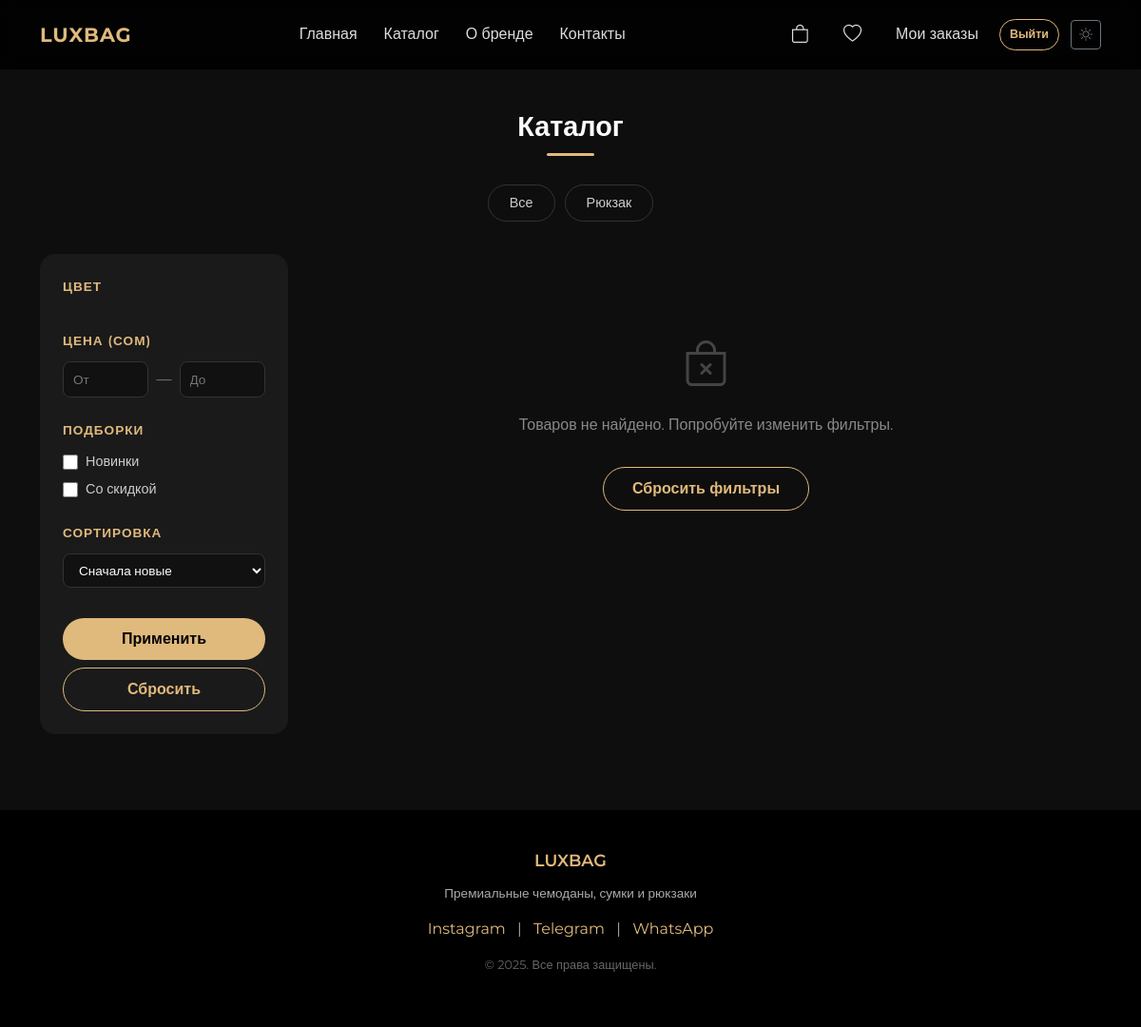
Page /catalog/?category=Suitcase (signed in) on the earlier database version.
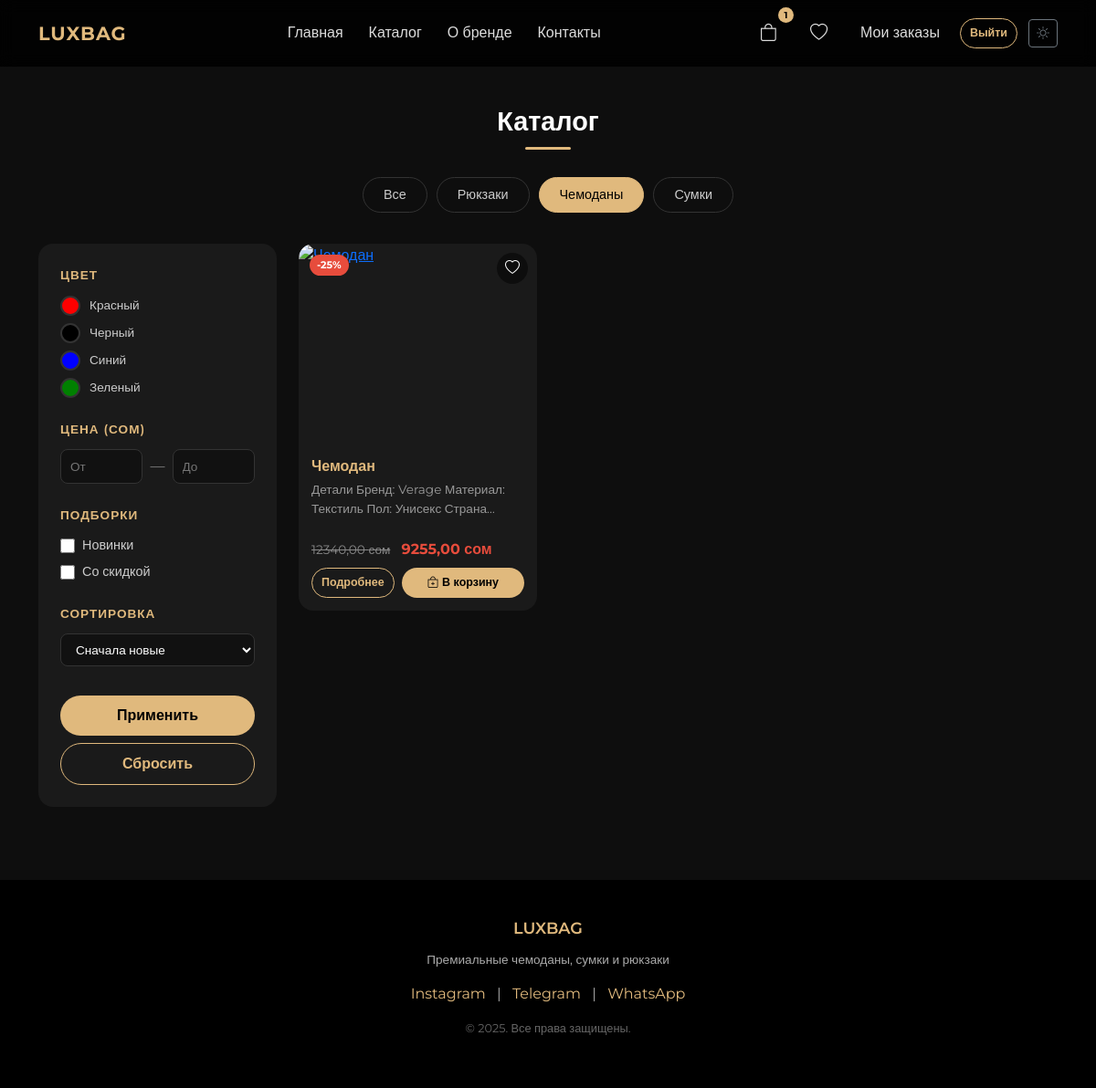
Same page on the later database version.
### main/models.py (models this page shows, shortened)
class Category(models.Model):
    name = models.CharField(max_length=50)
    slug = models.SlugField(unique=True)  # для URL: /catalog/sumki/

class Color(models.Model):
    name = models.CharField(max_length=50)
    hex = models.CharField(max_length=7, help_text="Формат: #RRGGBB")

class Product(models.Model):
    name = models.CharField(max_length=100)
    description = models.TextField()
    price = models.DecimalField(max_digits=10, decimal_places=2)
    discount_percent = models.PositiveIntegerField(default=0)
    colors = models.ManyToManyField(Color, blank=True)
    category = models.ForeignKey(Category, on_delete=models.CASCADE, related_name='products')
    is_new = models.BooleanField(default=False)
    stock = models.PositiveIntegerField(default=0)
    created_at = models.DateTimeField(auto_now_add=True)
    @property
    def discounted_price(self):
        if self.discount_percent:
            discount = Decimal(self.discount_percent) / Decimal(100)
            result = self.price * (Decimal(1) - discount)
            return result.quantize(Decimal('0.01'))
        return self.price
    @property
    def has_discount(self):
        return self.discount_percent > 0

### main/views.py (the view)
# urls.py: path('catalog/', views.catalog, name='catalog'),
def catalog(request):
    products = Product.objects.prefetch_related('images', 'colors').select_related('category')
    category_slug = request.GET.get('category')
    if category_slug:
        products = products.filter(category__slug=category_slug)
    color_ids = request.GET.getlist('color')
    if color_ids:
        products = products.filter(colors__id__in=color_ids).distinct()
    price_min = request.GET.get('price_min')
    price_max = request.GET.get('price_max')
    if price_min:
        products = products.filter(price__gte=price_min)
    if price_max:
        products = products.filter(price__lte=price_max)
    if request.GET.get('is_new'):
        products = products.filter(is_new=True)
    if request.GET.get('on_sale'):
        products = products.filter(discount_percent__gt=0)
    sort = request.GET.get('sort', 'newest')
    if sort == 'price_asc':
        products = products.order_by('price')
    elif sort == 'price_desc':
        products = products.order_by('-price')
    else:
        products = products.order_by('-created_at')
    from django.core.paginator import Paginator
    paginator = Paginator(products, 12)
    page = request.GET.get('page', 1)
    products_page = paginator.get_page(page)
    categories = Category.objects.all()
    colors = Color.objects.all()
    favorite_ids = []
    if request.user.is_authenticated:
        favorite_ids = Favorite.objects.filter(user=request.user).values_list('product_id', flat=True)
        cart_ids = []
        if request.user.is_authenticated:
            try:
                cart_ids = list(request.user.cart.items.values_list('product_id', flat=True))
            except:
                cart_ids = []
        return render(request, 'catalog.html', {
            'products': products_page,
            'categories': categories,
            'colors': colors,
            'favorite_ids': favorite_ids,
            'current_category': category_slug,
            'selected_colors': [int(c) for c in color_ids] if color_ids else [],
            'sort': sort,
            'cart_ids': cart_ids,
        })

### templates/catalog.html (shortened to what this page needs)
{% extends 'base.html' %}
{% load static %}
{% block content %}
<section class="container" style="margin-top: 40px; margin-bottom: 80px;">
    <h2 class="section-title">Каталог</h2>
    <div class="category-tabs">
        <a href="{% url 'catalog' %}"
           class="cat-tab {% if not current_category %}active{% endif %}">
            Все
        </a>
        {% for cat in categories %}
        <a href="?category={{ cat.slug }}{% if request.GET.color %}&color={{ request.GET.color }}{% endif %}"
           class="cat-tab {% if current_category == cat.slug %}active{% endif %}">
            {{ cat.name }}
        </a>
        {% endfor %}
    </div>
    <div class="row g-4 mt-2">
        <div class="col-lg-3">
            <div class="filter-panel">
                <form method="get" id="filter-form">
                    <div class="filter-group">
                        <p class="filter-title">Цвет</p>
                        <div class="color-filter-list">
                            {% for color in colors %}
                            <label class="color-filter-item" title="{{ color.name }}">
                                <span class="color-circle" style="background: {{ color.hex }};"></span>
                                <span class="color-name">{{ color.name }}</span>
                            </label>
                            {% endfor %}
                        </div>
                    </div>
                    <div class="filter-group">
                        <p class="filter-title">Цена (сом)</p>
                        <div class="d-flex gap-2 align-items-center">
                            <input type="number" name="price_min" placeholder="От"
                                   value="{{ request.GET.price_min }}"
                                   class="filter-input">
                            <span style="color:#888;">—</span>
                            <input type="number" name="price_max" placeholder="До"
                                   value="{{ request.GET.price_max }}"
                                   class="filter-input">
                        </div>
                    </div>
                    <div class="filter-group">
                        <p class="filter-title">Подборки</p>
                        <label class="filter-check">
                            <input type="checkbox" name="is_new" value="1"
                                   onchange="document.getElementById('filter-form').submit()">
                            <span>Новинки</span>
                        </label>
                        <label class="filter-check">
                            <input type="checkbox" name="on_sale" value="1"
                                   onchange="document.getElementById('filter-form').submit()">
                            <span>Со скидкой</span>
                        </label>
                    </div>
                    <div class="filter-group">
                        <p class="filter-title">Сортировка</p>
                        <select name="sort" class="filter-select"
                                onchange="document.getElementById('filter-form').submit()">
                            <option value="newest" {% if sort == 'newest' %}selected{% endif %}>Сначала новые</option>
                        </select>
                    </div>
                    <button type="submit" class="btn btn-gold w-100 mt-2">Применить</button>
                    <a href="{% url 'catalog' %}" class="btn btn-outline-gold w-100 mt-2">Сбросить</a>
                </form>
            </div>
        </div>
        <div class="col-lg-9">
            {% if products %}
            <div class="row g-4">
                {% for product in products %}
                <div class="col-md-6 col-xl-4 d-flex">
                    <div class="product-card d-flex flex-column w-100">
                        <a href="{% url 'product_detail' product.pk %}">
                            <div class="card-img-wrapper">
                                {% if product.has_discount %}
                                    <span class="discount-badge">-{{ product.discount_percent }}%</span>
                                {% elif product.is_new %}
                                    <span class="new-badge">Новинка</span>
                                {% endif %}
                                {% if user.is_authenticated %}
                                    <button class="favorite-btn {% if product.pk in favorite_ids %}active{% endif %}"
                                            data-product="{{ product.pk }}"
                                            onclick="event.preventDefault(); toggleFavorite(this)">
                                        <i class="bi bi-heart{% if product.pk in favorite_ids %}-fill{% endif %}"></i>
                                    </button>
                                {% endif %}
                            </div>
                        </a>
                        <div class="card-body d-flex flex-column flex-grow-1">
                            <h5>{{ product.name }}</h5>
                            <p class="product-desc">{{ product.description|truncatechars:70 }}</p>
                            <div class="mt-auto">
                                {% if product.has_discount %}
                                    <div class="mb-2">
                                        <span class="price-old">{{ product.price }} сом</span>
                                        <span class="price-new ms-2">{{ product.discounted_price }} сом</span>
                                    </div>
                                {% else %}
                                    <div class="mb-2">
                                        <span class="price-regular">{{ product.price }} сом</span>
                                    </div>
                                {% endif %}
                                <div class="d-flex gap-2">
                                    <a href="{% url 'product_detail' product.pk %}"
                                       class="btn btn-outline-gold btn-sm">
                                        Подробнее
                                    </a>
                                    {% if user.is_authenticated %}
                                        {% if product.pk in cart_ids %}
                                            <button class="btn btn-danger btn-sm flex-grow-1 cart-btn"
                                                    data-product="{{ product.pk }}"
                                                    onclick="toggleCart(this)">
                                                <i class="bi bi-bag-dash me-1"></i>Убрать
                                            </button>
                                        {% else %}
                                            <button class="btn btn-gold btn-sm flex-grow-1 cart-btn"
                                                    data-product="{{ product.pk }}"
                                                    onclick="toggleCart(this)">
                                                <i class="bi bi-bag-plus me-1"></i>В корзину
                                            </button>
                                        {% endif %}
                                    {% else %}
                                        <a href="{% url 'login' %}"
                                           class="btn btn-outline-gold btn-sm flex-grow-1">
                                            Войти
                                        </a>
                                    {% endif %}
                                </div>
                            </div>
                        </div>
                    </div>
                </div>
                {% endfor %}
            </div>
            {% else %}
                <div class="empty-state">
                    <i class="bi bi-bag-x" style="font-size: 3rem; color: #444;"></i>
                    <p style="color:#888; margin-top: 16px;">Товаров не найдено. Попробуйте изменить фильтры.</p>
                    <a href="{% url 'catalog' %}" class="btn btn-outline-gold mt-3">Сбросить фильтры</a>
                </div>
            {% endif %}
        </div>
    </div>
</section>
{% endblock %}

### templates/base.html (shortened to what this page needs)
{% load static %}
<!DOCTYPE html>
<html lang="ru">
<head>
    <link href="https://cdn.jsdelivr.net/npm/bootstrap@5.3.0/dist/css/bootstrap.min.css" rel="stylesheet">
    <link href="https://cdn.jsdelivr.net/npm/bootstrap-icons@1.10.5/font/bootstrap-icons.css" rel="stylesheet">
</head>
<body>
<nav class="navbar navbar-expand-lg fixed-top">
    <div class="container">
        <a class="navbar-brand" href="{% url 'index' %}">LUXBAG</a>
        <div class="collapse navbar-collapse" id="menu">
            <ul class="navbar-nav mx-auto">
                <li class="nav-item"><a class="nav-link" href="{% url 'index' %}">Главная</a></li>
                <li class="nav-item"><a class="nav-link" href="{% url 'catalog' %}">Каталог</a></li>
                <li class="nav-item"><a class="nav-link" href="#about">О бренде</a></li>
                <li class="nav-item"><a class="nav-link" href="#footer">Контакты</a></li>
            </ul>
            <ul class="navbar-nav align-items-center gap-2">
                {% if user.is_authenticated %}
                    <li class="nav-item">
                        <a class="nav-link cart-badge" href="{% url 'cart' %}">
                            <i class="bi bi-bag" style="font-size:1.2rem"></i>
                            {% with count=user.cart.items.count %}
                                {% if count %}
                                    <span class="badge-count">{{ count }}</span>
                                {% endif %}
                            {% endwith %}
                        </a>
                    </li>
                    <li class="nav-item">
                        <a class="nav-link" href="{% url 'favorites' %}">
                            <i class="bi bi-heart" style="font-size:1.2rem"></i>
                        </a>
                    </li>
                    <li class="nav-item">
                        <a class="nav-link" href="{% url 'my_orders' %}">Мои заказы</a>
                    </li>
                    <li class="nav-item">
<form method="post" action="{% url 'logout' %}" style="display:inline;">
    <button type="submit" class="btn btn-outline-gold btn-sm">Выйти</button>
</form>
                    </li>
                {% endif %}
                <li class="nav-item">
                    <button id="theme-toggle" class="btn btn-sm btn-outline-secondary ms-1">
                        <i class="bi bi-sun" id="theme-icon"></i>
                    </button>
                </li>
            </ul>
        </div>
    </div>
</nav>
<main style="padding-top: 76px;">
    {% block content %}{% endblock %}
</main>
<footer id="footer">
    <div class="container">
        <p style="font-size:1.1rem; font-weight:600; color:#e0b97d; margin-bottom:10px;">LUXBAG</p>
        <p style="font-size:0.85rem;">Премиальные чемоданы, сумки и рюкзаки</p>
        <div style="margin: 16px 0;">
            <a href="#">Instagram</a> |
            <a href="#">Telegram</a> |
            <a href="#">WhatsApp</a>
        </div>
        <p style="font-size:0.8rem; color:#666;">&copy; 2025. Все права защищены.</p>
    </div>
</footer>
</body>
</html>

Differences in the rows shown:
changed Category: name "Рюкзак" → "Рюкзаки"
added Category: name "Чемоданы", slug "Suitcase" (drawn)
added Category: name "Сумки"
added Color: name "Красный"
added Color: name "Черный"
added Color: name "Синий"
added Color: name "Зеленый"
now on this page (row edited): Product: discount_percent "25", name "Чемодан", description "Детали Бренд: Verage Материал: Текстиль Пол: Унисекс Страна…", price "12340,00", discounted_price "9255,00"
Other differences:
{{ count }}: (not shown) → "1"
text no longer shown: "Товаров не найдено. Попробуйте изменить фильтры. Сбросить фильтры"
